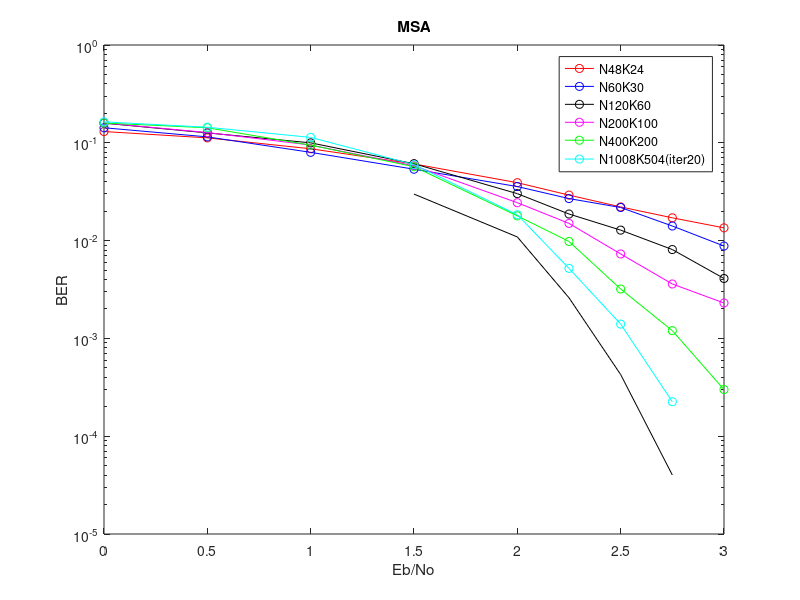

Recreate this plot in MATLAB.
ber=[0	0.5	1	1.5	2	2.25	2.5	2.75	3]
N48K24=[0.1304	0.1123	0.0869	0.0608	0.0391	0.0292	0.0221	0.0171	0.0135];
semilogy(ber, N48K24, 'r-o');
hold on

N60K30=[0.1425	0.115	0.0799	0.0537	0.0357	0.0269	0.0218	0.0141	0.0088];
semilogy(ber, N60K30, 'b-o');

N120K60=[0.1588	0.1263	0.0999	0.0611	0.0302	0.0187	0.0128	0.0081	0.0041]
semilogy(ber, N120K60, 'k-o');
hold on

N200K100=[0.1595	0.1273	0.0949	0.0582	0.0244	0.015	0.0073	0.0036	0.0023]
semilogy(ber, N200K100, 'm-o');
hold on

N400K200=[0.1593	0.1425	0.0946	0.057	0.0179	0.0098	0.0032	0.0012	0.0003]
semilogy(ber, N400K200, 'g-o');
hold on

ber2=[0	0.5	1	1.5	2	2.25	2.5	2.75]
N1008K504=[0.1638	0.1443	0.1136	0.0599	0.0184	0.0052	0.0014	0.00022535]
semilogy(ber2, N1008K504, 'c-o');
hold on

ber2=[1.5	2	2.25	2.5	2.75]
N1008K504=[0.0299	0.0109	0.0026	0.00042685	0.000040098]
semilogy(ber2, N1008K504, 'k');
hold on

title('MSA')
xlabel('Eb/No')
ylabel('BER')

legend('N48K24','N60K30','N120K60','N200K100','N400K200','N1008K504(iter20)');
